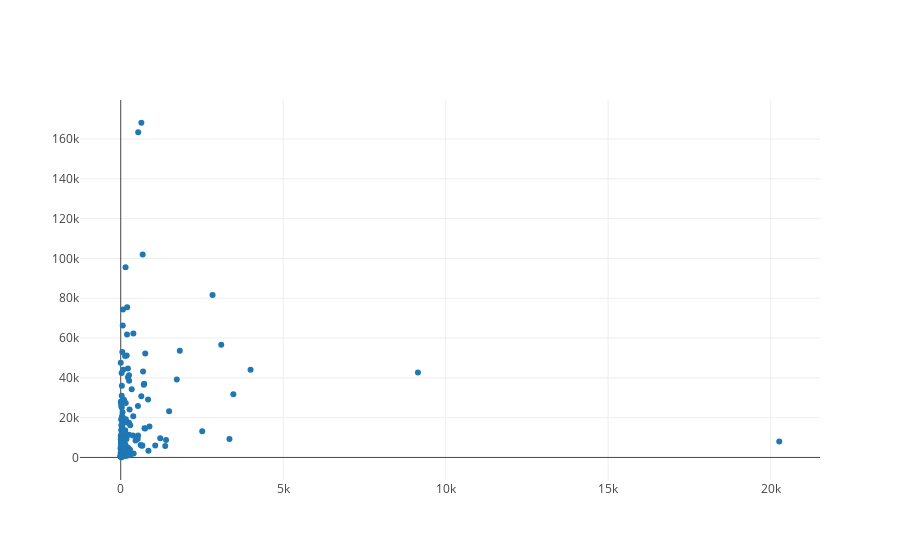
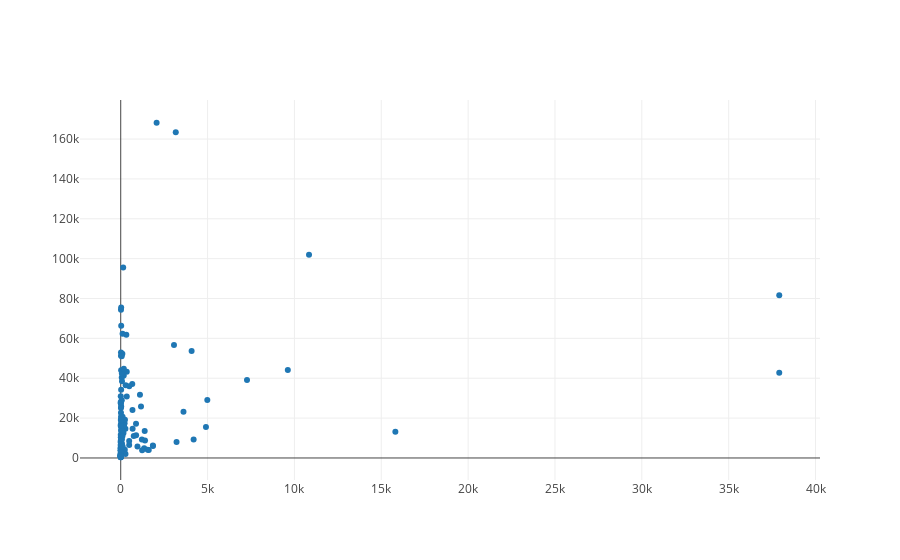
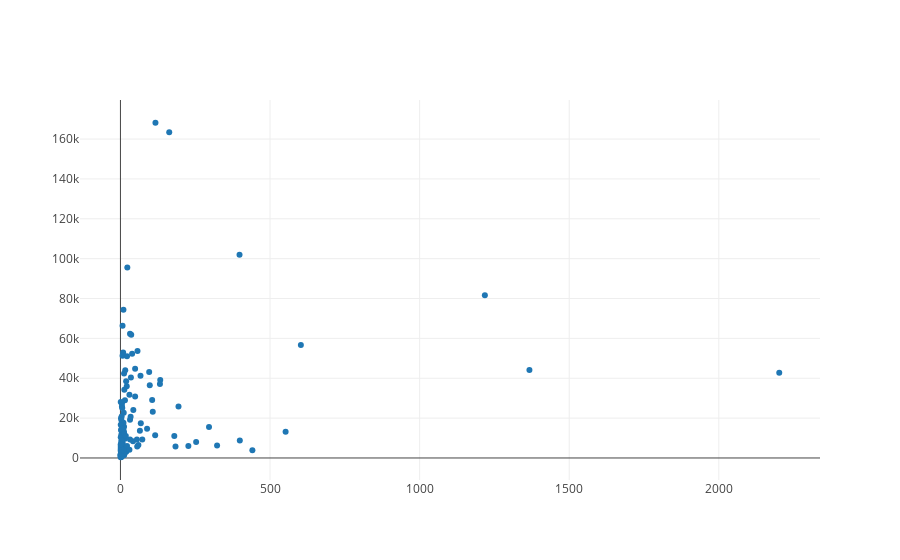
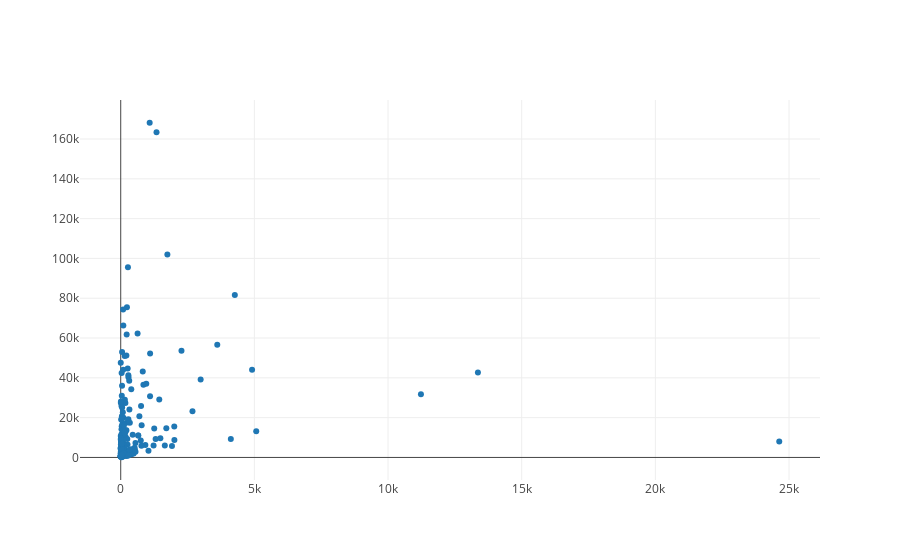

Notebook code for these charts, in order:
### Code cell
plot_all_entity(gdp_data, 'counts', 'Value')

### Figure 1 — Plotly figure (JSON) as saved in the notebook; plotly's stock layout.template omitted (floating-point values rounded to 4 significant figures; data arrays with more than 128 entries replaced by an {"elided": "..."} marker saying what was removed)
{"data": [{"mode": "markers", "text": {"elided": "189 str values"}, "type": "scatter", "uid": "a4cfd708-f9a4-448b-aa2c-92428b0a2db0", "x": {"elided": "189 int values"}, "y": {"elided": "189 float values"}}], "layout": {}}

### Figure 2 — Plotly figure (JSON) as saved in the notebook; plotly's stock layout.template omitted (floating-point values rounded to 4 significant figures; data arrays with more than 128 entries replaced by an {"elided": "..."} marker saying what was removed)
{"data": [{"mode": "markers", "text": {"elided": "149 str values"}, "type": "scatter", "uid": "4aa413aa-fed4-4f9f-96d2-ebd4b08a6170", "x": {"elided": "149 int values"}, "y": {"elided": "149 float values"}}], "layout": {}}

### Figure 3 — Plotly figure (JSON) as saved in the notebook; plotly's stock layout.template omitted (floating-point values rounded to 4 significant figures; data arrays with more than 128 entries replaced by an {"elided": "..."} marker saying what was removed)
{"data": [{"mode": "markers", "text": {"elided": "129 str values"}, "type": "scatter", "uid": "69a8222b-a071-473c-95e7-71fbcdf4bb24", "x": {"elided": "129 int values"}, "y": {"elided": "129 float values"}}], "layout": {}}

### Figure 4 — Plotly figure (JSON) as saved in the notebook; plotly's stock layout.template omitted (floating-point values rounded to 4 significant figures; data arrays with more than 128 entries replaced by an {"elided": "..."} marker saying what was removed)
{"data": [{"mode": "markers", "text": {"elided": "188 str values"}, "type": "scatter", "uid": "a832504b-ebce-45a8-bb0a-169b6c2abad5", "x": {"elided": "188 int values"}, "y": {"elided": "188 float values"}}], "layout": {}}
